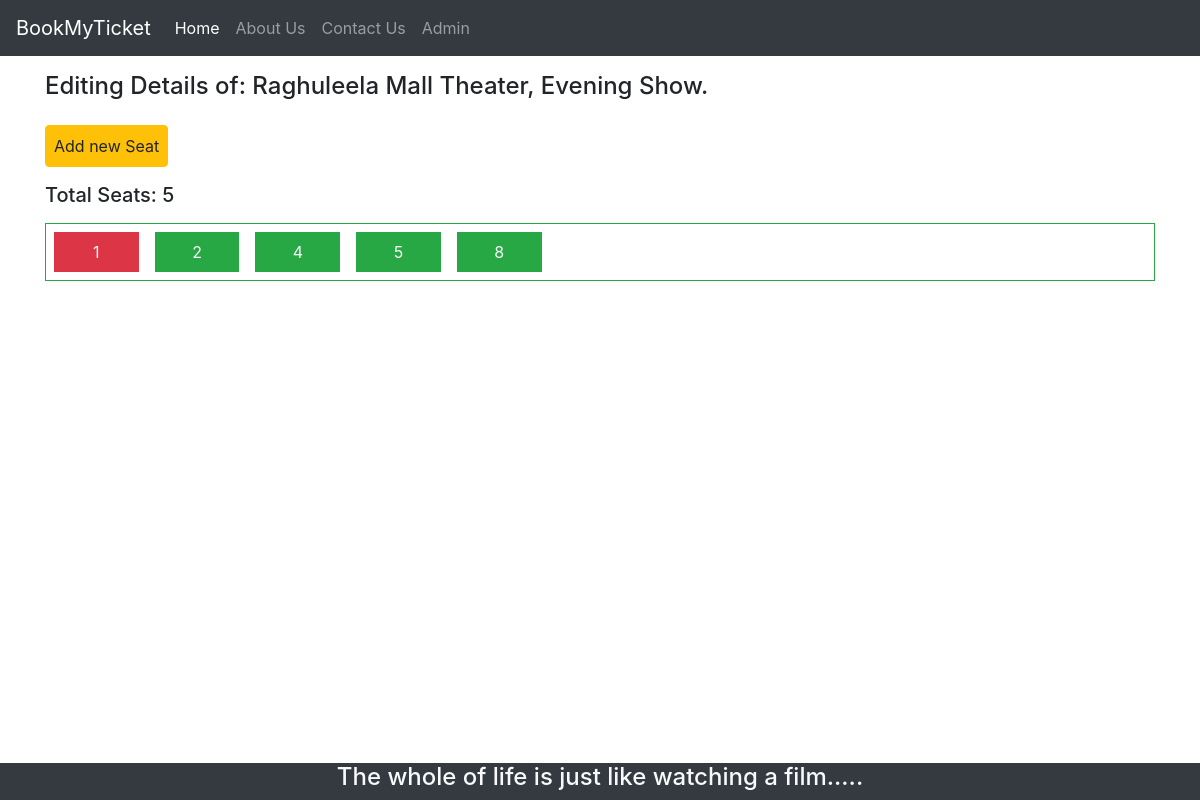
/theater_admin/list/seats/5/, run on the app's committed database.
### bookings/models.py (models this page shows, shortened)
class Shows(models.Model):
	name = models.CharField(max_length=24, null=True)
	theater = models.ForeignKey(Theater, null=True, on_delete= models.CASCADE)
	movie_shown = models.ForeignKey(Movie, null=True, on_delete= models.SET_NULL)
	class Meta:
         db_table = 'Shows'

class Theater(models.Model):
	name = models.CharField(max_length=24, null=True)
	description = models.CharField(max_length=100, null=True)
	located_city = models.ForeignKey(City, null=True,on_delete=models.CASCADE)
	seats_count = models.IntegerField(default=0)
	service_charges = models.IntegerField(default=0)	# add up to movie charges in total bill.

class Seats(models.Model):
	BOOKING_STATUS = (
		('BOOKED', 'BOOKED'),
		('AVAILABLE', 'AVAILABLE'),
		('RESERVED','RESERVED'),
		('NOT_AVAILABLE','NOT_AVAILABLE')
	)
	booking_status = models.CharField(max_length=24, null=True, choices=BOOKING_STATUS, default=BOOKING_STATUS[1][0])
	booked_by_cust = models.ForeignKey(Customer, null=True, on_delete= models.SET_NULL)
	shows = models.ForeignKey(Shows, null=True, on_delete= models.SET_NULL)
	class Meta:
		db_table = 'Seats'

### bookings/views.py (the view)
# urls.py: path('theater_admin/list/seats/<str:show_id>/', views.Admin_List_Seats, name="list_seats"),
def Admin_List_Seats(request, show_id):
    seats_in_given_show = Seats.objects.filter(shows=show_id)
    show = Shows.objects.get(id=show_id)
    seat_vals = {
        'seats': seats_in_given_show,
        'seat_count': seats_in_given_show.count(),
        'show': show,
    }
    return render(request, 'bookings/webpages/Admin/Admin_List_Seats.html', {'seat_vals': seat_vals})

### bookings/templates/bookings/webpages/Admin/Admin_List_Seats.html
{% extends 'bookings/common/HeaderAndFooter.html' %}
{% block content %}
<div class="container ">
    <h4 class="mt-3">Editing Details of: {{seat_vals.show.theater.name}} Theater, {{seat_vals.show.name}} Show.</h4>
    <a href="{% url 'create_seats' seat_vals.show.id %}" class="btn btn-warning p-2 my-3">Add new Seat</a>
    <h5>Total Seats: {{seat_vals.seat_count}}</h5>
    <div class="grid-container grid-container--fill border border-success mt-3">
        {% for seat in seat_vals.seats %}
        <a href="/theater_admin/seats/details/{{seat.id}}">
            <div class="grid-element p-2 m-2 text-light text-center{% if seat.booking_status == 'AVAILABLE' %} bg-success {% else %} bg-danger {% endif %}">
                {{seat.id}}
            </div>
        </a>
        {% endfor %}
    </div>
</div>
{% endblock %}

### static/css/main.css (style rules this page uses)
html,body { height:100%; min-height:100%; }
.grid-container { display: grid; }
.grid-container--fill { grid-template-columns: repeat(auto-fill, minmax(100px, 1fr)); }

### data on the page
Shows: show.theater.name "Raghuleela Mall", show.name "Evening"
Seats: id "1"
Seats: id "2"
Seats: id "4"
Seats: id "5"
Seats: id "8"

### other printed values
{{ seat_vals.seat_count }} "5"
